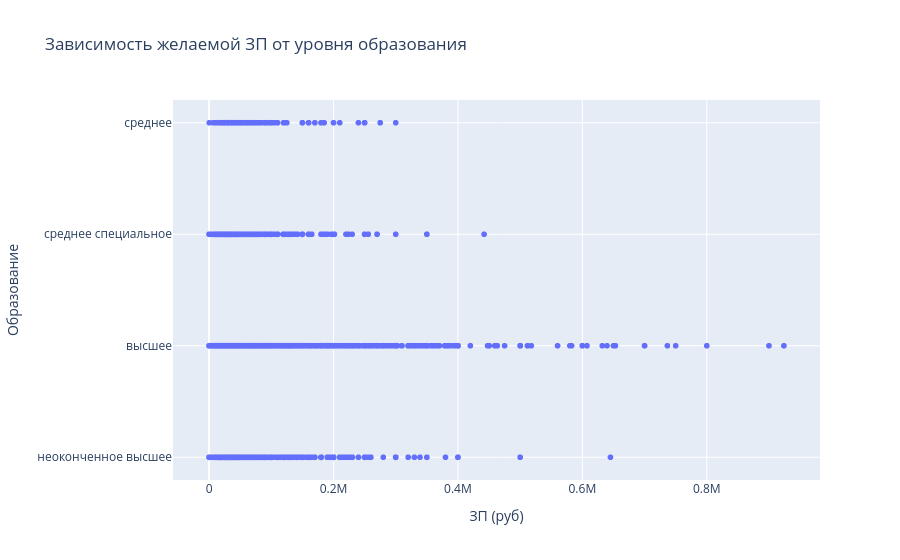

The code cell stored with this chart in its notebook:
### Markdown cell above
4. Постройте диаграмму, которая показывает зависимость **медианной** желаемой заработной платы (**"ЗП (руб)"**) от уровня образования (**"Образование"**). Используйте для диаграммы данные о резюме, где желаемая заработная плата меньше 1 млн рублей.
*Сделайте выводы по представленной диаграмме: для каких уровней образования наблюдаются наибольшие и наименьшие уровни желаемой заработной платы? Как вы считаете, важен ли признак уровня образования при прогнозировании заработной платы?*

### Code cell
# ваш код здесь
mask = hh_database['ЗП (руб)'] < 1_000_000
hh_filtred = hh_database[mask]
hh_filtred.groupby('Образование')['ЗП (руб)'].median()
fig = px.scatter(
    hh_filtred,
    x="ЗП (руб)",
    y="Образование",
    title='Зависимость желаемой ЗП от уровня образования',
    )
fig.show()
fig.write_html("graph/experience_education_scatter.html")

### Figure 1 — Plotly figure (JSON) as saved in the notebook; plotly's stock layout.template omitted (floating-point values rounded to 4 significant figures; data arrays with more than 128 entries replaced by an {"elided": "..."} marker saying what was removed)
{"data": [{"hovertemplate": "ЗП (руб)=%{x}<br>Образование=%{y}<extra></extra>", "legendgroup": "", "marker": {"color": "#636efa", "symbol": "circle"}, "mode": "markers", "name": "", "showlegend": false, "type": "scattergl", "x": {"elided": "44738 float values"}, "xaxis": "x", "y": {"elided": "44738 str values"}, "yaxis": "y"}], "layout": {"legend": {"tracegroupgap": 0}, "title": {"text": "Зависимость желаемой ЗП от уровня образования"}, "xaxis": {"anchor": "y", "domain": [0, 1], "title": {"text": "ЗП (руб)"}}, "yaxis": {"anchor": "x", "domain": [0, 1], "title": {"text": "Образование"}}}}
